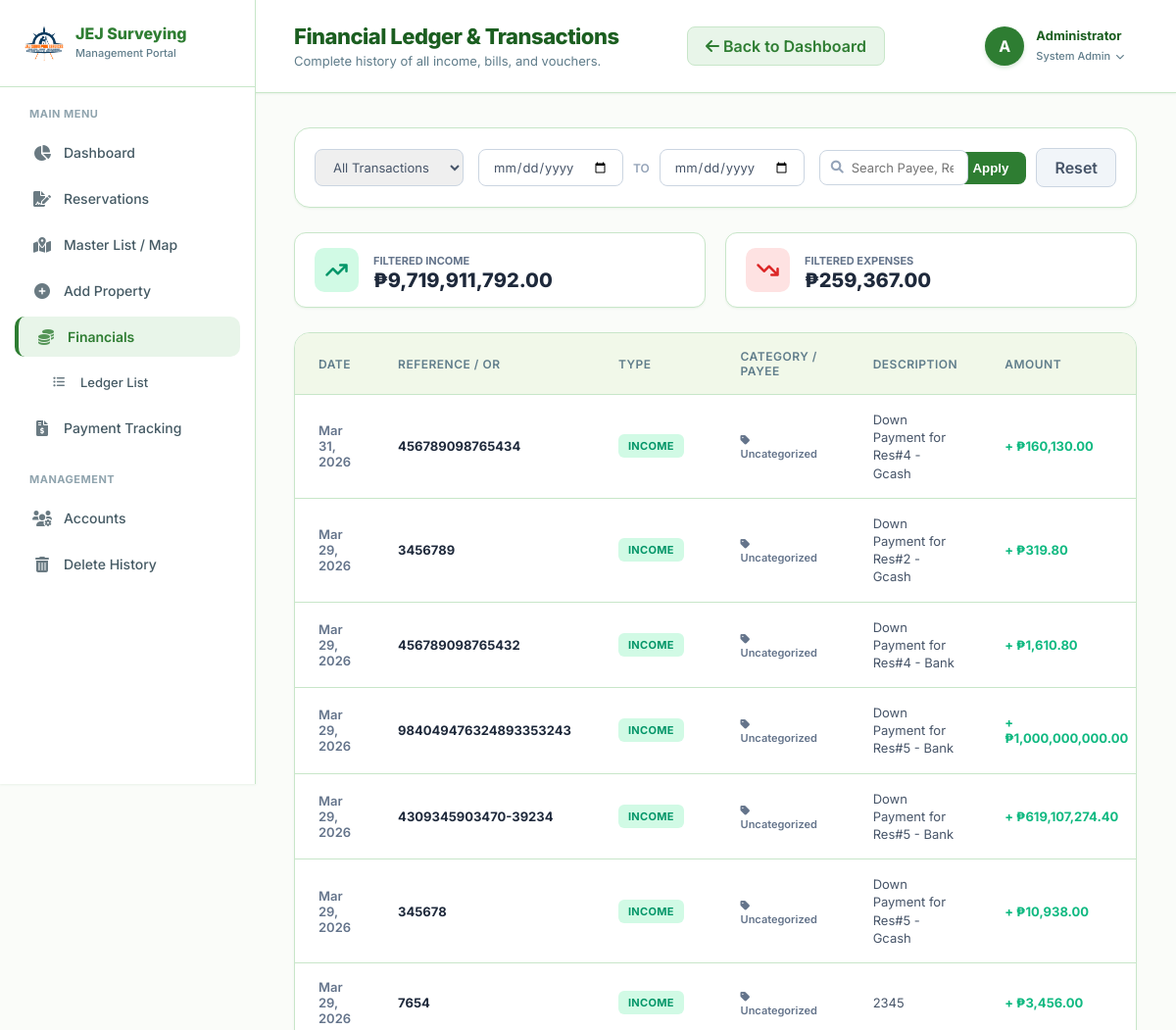
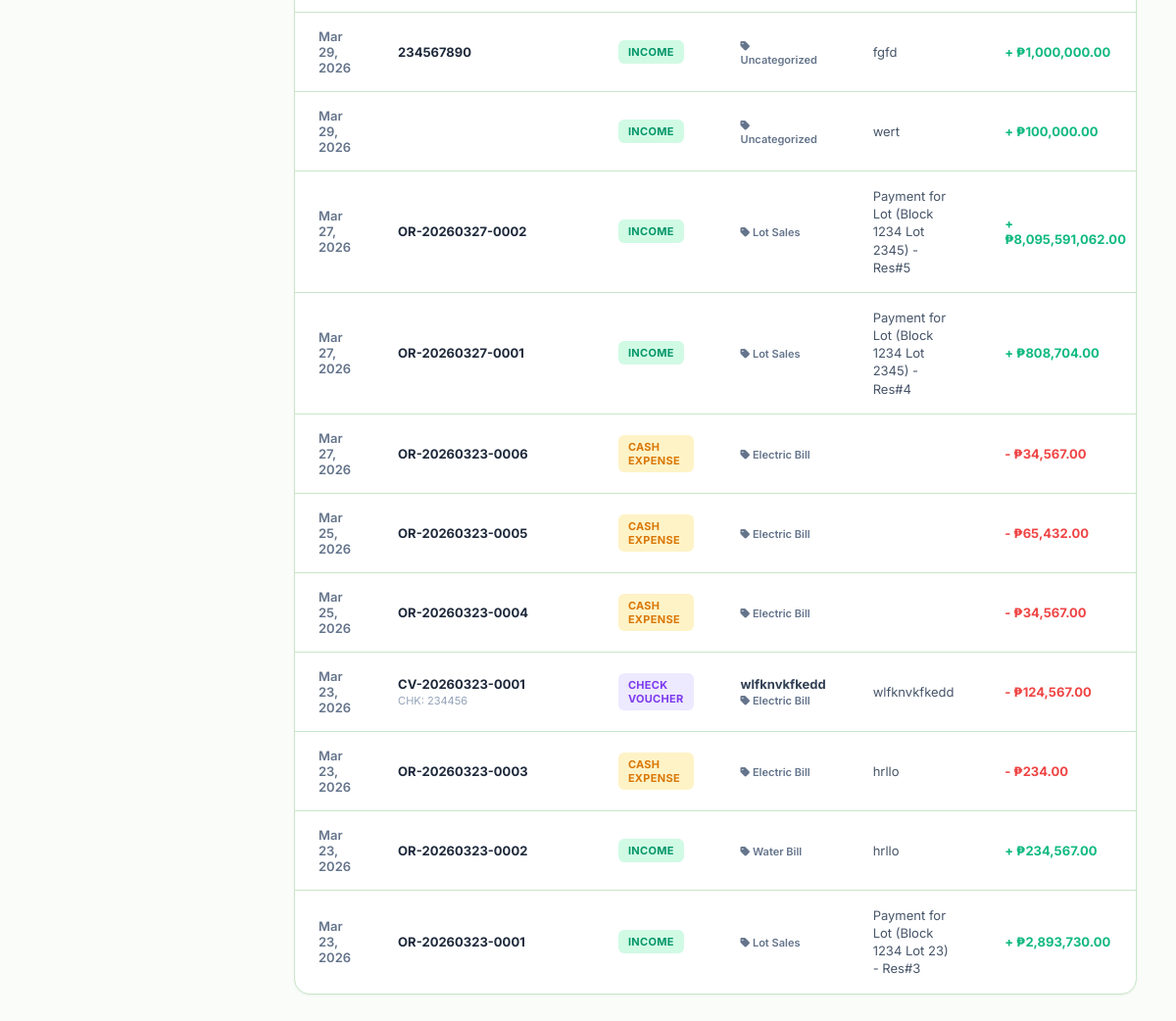
/transaction_history.php (signed in), run on the app's committed database (2 pictures, top to bottom).
### tables this page shows
CREATE TABLE `transactions` (
  `id` int(11) NOT NULL,
  `reservation_id` int(11) DEFAULT NULL,
  `or_number` varchar(50) NOT NULL,
  `transaction_date` date NOT NULL,
  `type` enum('INCOME','EXPENSE') NOT NULL,
  `category_id` int(11) NOT NULL,
  `project_id` int(11) NOT NULL,
  `amount` decimal(12,2) NOT NULL,
  `description` text DEFAULT NULL,
  `user_id` int(11) NOT NULL,
  `payee` varchar(150) DEFAULT NULL,
  `bank_name` varchar(100) DEFAULT NULL,
  `check_number` varchar(50) DEFAULT NULL,
  `is_check` tinyint(1) DEFAULT 0,
  `created_at` timestamp NOT NULL DEFAULT current_timestamp()
);

CREATE TABLE `accounting_categories` (
  `id` int(11) NOT NULL,
  `name` varchar(100) NOT NULL,
  `group_name` varchar(50) NOT NULL,
  `type` enum('INCOME','EXPENSE') NOT NULL DEFAULT 'EXPENSE'
);

### transaction_history.php (the view, shortened to what this page needs)
<?php
include 'config.php';
$where_clauses = ["1=1"];
$filter_type = $_GET['type'] ?? 'ALL';
$start_date = $_GET['start_date'] ?? '';
$end_date = $_GET['end_date'] ?? '';
$search = $_GET['search'] ?? '';
$where_sql = implode(" AND ", $where_clauses);
$query = "SELECT t.*, c.name as category_name
          FROM transactions t
          LEFT JOIN accounting_categories c ON t.category_id = c.id
          WHERE $where_sql
          ORDER BY t.transaction_date DESC, t.id DESC";
$stmt = $conn->prepare($query);
$stmt->execute();
$result = $stmt->get_result();
$total_income_view = 0;
$total_expense_view = 0;
$transactions = [];
while($row = $result->fetch_assoc()){
    $transactions[] = $row;
    if($row['type'] == 'INCOME') {
        $total_income_view += $row['amount'];
    } else {
        $total_expense_view += $row['amount'];
    }
}
?>
<!DOCTYPE html>
<html lang="en">
<head>
    <link rel="stylesheet" href="https://cdnjs.cloudflare.com/ajax/libs/font-awesome/6.0.0/css/all.min.css">
</head>
<body>
    <div class="sidebar">
        <div class="brand-box">
            <img src="assets/logo.png" style="height: 38px; width: auto; border-radius: 8px;">
            <div style="line-height: 1.1;">
                <span style="font-size: 16px; font-weight: 800; color: var(--primary); display: block;">JEJ Surveying</span>
                <span style="font-size: 11px; color: var(--text-muted); font-weight: 500;">Management Portal</span>
            </div>
        </div>
        <div class="sidebar-menu">
            <small style="padding: 0 15px; color: #90a4ae; font-weight: 700; font-size: 11px; display: block; margin-bottom: 12px; letter-spacing: 0.5px;">MAIN MENU</small>
            <a href="admin.php?view=dashboard" class="menu-link"><i class="fa-solid fa-chart-pie"></i> Dashboard</a>
            <a href="reservation.php" class="menu-link"><i class="fa-solid fa-file-signature"></i> Reservations</a>
            <a href="master_list.php" class="menu-link"><i class="fa-solid fa-map-location-dot"></i> Master List / Map</a>
            <a href="admin.php?view=inventory" class="menu-link"><i class="fa-solid fa-plus-circle"></i> Add Property</a>
            <a href="financial.php" class="menu-link active"><i class="fa-solid fa-coins"></i> Financials</a>
            <a href="transaction_history.php" class="menu-link" style="padding-left: 35px; font-size: 13px;"><i class="fa-solid fa-list-ul" style="font-size: 12px;"></i> Ledger List</a>
            <a href="payment_tracking.php" class="menu-link"><i class="fa-solid fa-file-invoice-dollar"></i> Payment Tracking</a>
            <small style="padding: 0 15px; color: #90a4ae; font-weight: 700; font-size: 11px; display: block; margin-top: 25px; margin-bottom: 12px; letter-spacing: 0.5px;">MANAGEMENT</small>
            <a href="accounts.php" class="menu-link"><i class="fa-solid fa-users-gear"></i> Accounts</a>
            <a href="delete_history.php" class="menu-link"><i class="fa-solid fa-trash-can"></i> Delete History</a>
        </div>
    </div>
    <div class="main-panel">
        <div class="top-header">
            <div class="header-title">
                <h1>Financial Ledger & Transactions</h1>
                <p>Complete history of all income, bills, and vouchers.</p>
            </div>
            <div style="display: flex; gap: 10px; margin-right: 20px;">
                <a href="financial.php" class="btn-reset" style="background: var(--primary-light); color: var(--primary); border-color: var(--gray-border);"><i class="fa-solid fa-arrow-left"></i> Back to Dashboard</a>
            </div>
            <div class="profile-dropdown">
                <div class="profile-trigger">
                    <div class="profile-avatar">A</div>
                    <div class="profile-info">
                        <strong>Administrator</strong>
                        <small>System Admin <i class="fa-solid fa-chevron-down" style="font-size: 9px; margin-left: 3px;"></i></small>
                    </div>
                </div>
            </div>
        </div>
        <div class="content-area">
            <div class="toolbar">
                <form method="GET" style="display: flex; gap: 15px; flex-wrap: wrap; width: 100%; align-items: center;">
                    <div class="filter-group">
                        <select name="type" class="form-control">
                            <option value="ALL" <?= $filter_type == 'ALL' ? 'selected' : '' ?>>All Transactions</option>
                        </select>
                    </div>
                    <div class="filter-group">
                        <input type="date" name="start_date" class="form-control" value="<?= htmlspecialchars($start_date) ?>" placeholder="Start Date">
                        <span style="color: #94a3b8; font-size: 12px; font-weight: 600;">TO</span>
                        <input type="date" name="end_date" class="form-control" value="<?= htmlspecialchars($end_date) ?>" placeholder="End Date">
                    </div>
                    <div class="filter-group" style="flex: 1;">
                        <div style="position: relative; width: 100%;">
                            <i class="fa-solid fa-search" style="position: absolute; left: 12px; top: 11px; color: #94a3b8; font-size: 13px;"></i>
                            <input type="text" name="search" class="form-control" placeholder="Search Payee, Reference, or Description..." value="<?= htmlspecialchars($search) ?>" style="padding-left: 32px; width: 100%;">
                        </div>
                    </div>
                    <div class="filter-group">
                        <button type="submit" class="btn-filter"><i class="fa-solid fa-filter"></i> Apply</button>
                        <a href="transaction_history.php" class="btn-reset">Reset</a>
                    </div>
                </form>
            </div>
            <div class="summary-wrapper">
                <div class="summary-card">
                    <div class="summary-icon si-inc"><i class="fa-solid fa-arrow-trend-up"></i></div>
                    <div>
                        <span style="font-size: 11px; color: #64748b; font-weight: 700; text-transform: uppercase;">Filtered Income</span>
                        <div style="font-size: 20px; font-weight: 800; color: #1e293b;">₱<?= number_format($total_income_view, 2) ?></div>
                    </div>
                </div>
                <div class="summary-card">
                    <div class="summary-icon si-exp"><i class="fa-solid fa-arrow-trend-down"></i></div>
                    <div>
                        <span style="font-size: 11px; color: #64748b; font-weight: 700; text-transform: uppercase;">Filtered Expenses</span>
                        <div style="font-size: 20px; font-weight: 800; color: #1e293b;">₱<?= number_format($total_expense_view, 2) ?></div>
                    </div>
                </div>
            </div>
            <div class="table-container">
                <table>
                    <thead>
                        <tr>
                            <th>Date</th>
                            <th>Reference / OR</th>
                            <th>Type</th>
                            <th>Category / Payee</th>
                            <th style="width: 30%;">Description</th>
                            <th>Amount</th>
                        </tr>
                    </thead>
                    <tbody>
                        <?php if(!empty($transactions)): ?>
                            <?php foreach($transactions as $t): ?>
                            <tr>
                                <td style="font-weight: 600; color: #64748b;"><?= date('M d, Y', strtotime($t['transaction_date'])) ?></td>
                                <td>
                                    <strong style="color: #1e293b;"><?= htmlspecialchars($t['or_number'] ?? 'N/A') ?></strong>
                                    <?php if($t['is_check'] == 1): ?>
                                        <div style="font-size: 11px; color: #94a3b8; margin-top: 2px;">CHK: <?= htmlspecialchars($t['check_number']) ?></div>
                                    <?php endif; ?>
                                </td>
                                <td>
                                    <?php
                                        if($t['type'] == 'INCOME') {
                                            echo '<span class="badge b-inc">INCOME</span>';
                                        } else {
                                            if($t['is_check'] == 1) {
                                                echo '<span class="badge b-chk">CHECK VOUCHER</span>';
                                            } else {
                                                echo '<span class="badge b-exp">CASH EXPENSE</span>';
                                            }
                                        }
                                    ?>
                                </td>
                                <td>
                                    <?php if(!empty($t['payee'])): ?>
                                        <div style="font-weight: 700; color: #334155;"><?= htmlspecialchars($t['payee']) ?></div>
                                    <?php endif; ?>
                                    <div style="font-size: 11px; color: #64748b; font-weight: 600; margin-top: 2px;">
                                        <i class="fa-solid fa-tag"></i> <?= htmlspecialchars($t['category_name'] ?? 'Uncategorized') ?>
                                    </div>
                                </td>
                                <td style="color: #475569; line-height: 1.4;">
                                    <?= htmlspecialchars($t['description']) ?>
                                </td>
                                <td class="<?= $t['type'] == 'INCOME' ? 'amount-pos' : 'amount-neg' ?>">
                                    <?= $t['type'] == 'INCOME' ? '+' : '-' ?> ₱<?= number_format($t['amount'], 2) ?>
                                </td>
                            </tr>
                            <?php endforeach; ?>
                        <?php endif; ?>
                    </tbody>
                </table>
            </div>
        </div>
    </div>
</body>
</html>

### data on the page
transactions: transaction_date "Mar 31, 2026", or_number "456789098765434", type "INCOME", category_name "Uncategorized", description "Down Payment for Res#4 - Gcash", amount "160,130.00"
transactions: transaction_date "Mar 29, 2026", or_number "3456789", type "INCOME", category_name "Uncategorized", description "Down Payment for Res#2 - Gcash", amount "319.80"
transactions: transaction_date "Mar 29, 2026", or_number "456789098765432", type "INCOME", category_name "Uncategorized", description "Down Payment for Res#4 - Bank", amount "1,610.80"
transactions: transaction_date "Mar 29, 2026", or_number "984049476324893353243", type "INCOME", category_name "Uncategorized", description "Down Payment for Res#5 - Bank", amount "1,000,000,000.00"
transactions: transaction_date "Mar 29, 2026", or_number "4309345903470-39234", type "INCOME", category_name "Uncategorized", description "Down Payment for Res#5 - Bank", amount "619,107,274.40"
transactions: transaction_date "Mar 29, 2026", or_number "345678", type "INCOME", category_name "Uncategorized", description "Down Payment for Res#5 - Gcash", amount "10,938.00"
transactions: transaction_date "Mar 29, 2026", or_number "7654", type "INCOME", category_name "Uncategorized", description "2345", amount "3,456.00"
transactions: transaction_date "Mar 29, 2026", or_number "234567890", type "INCOME", category_name "Uncategorized", description "fgfd", amount "1,000,000.00"
transactions: transaction_date "Mar 29, 2026", type "INCOME", category_name "Uncategorized", description "wert", amount "100,000.00"
transactions: transaction_date "Mar 27, 2026", or_number "OR-20260327-0002", type "INCOME", accounting_categories.name "Lot Sales", description "Payment for Lot (Block 1234 Lot 2345) - Res#5", amount "8,095,591,062.00"
transactions: transaction_date "Mar 27, 2026", or_number "OR-20260327-0001", type "INCOME", accounting_categories.name "Lot Sales", description "Payment for Lot (Block 1234 Lot 2345) - Res#4", amount "808,704.00"
transactions: transaction_date "Mar 27, 2026", or_number "OR-20260323-0006", type "CASH EXPENSE", accounting_categories.name "Electric Bill", amount "34,567.00"
transactions: transaction_date "Mar 25, 2026", or_number "OR-20260323-0005", type "CASH EXPENSE", accounting_categories.name "Electric Bill", amount "65,432.00"
transactions: transaction_date "Mar 25, 2026", or_number "OR-20260323-0004", type "CASH EXPENSE", accounting_categories.name "Electric Bill", amount "34,567.00"
transactions: transaction_date "Mar 23, 2026", or_number "CV-20260323-0001", check_number "234456", type "CHECK VOUCHER", payee "wlfknvkfkedd", accounting_categories.name "Electric Bill", description "wlfknvkfkedd", amount "124,567.00"
transactions: transaction_date "Mar 23, 2026", or_number "OR-20260323-0003", type "CASH EXPENSE", accounting_categories.name "Electric Bill", description "hrllo", amount "234.00"
transactions: transaction_date "Mar 23, 2026", or_number "OR-20260323-0002", type "INCOME", accounting_categories.name "Water Bill", description "hrllo", amount "234,567.00"
transactions: transaction_date "Mar 23, 2026", or_number "OR-20260323-0001", type "INCOME", accounting_categories.name "Lot Sales", description "Payment for Lot (Block 1234 Lot 23) - Res#3", amount "2,893,730.00"

### other printed values
$total_income_view "9,719,911,792.00"
$total_expense_view "259,367.00"
